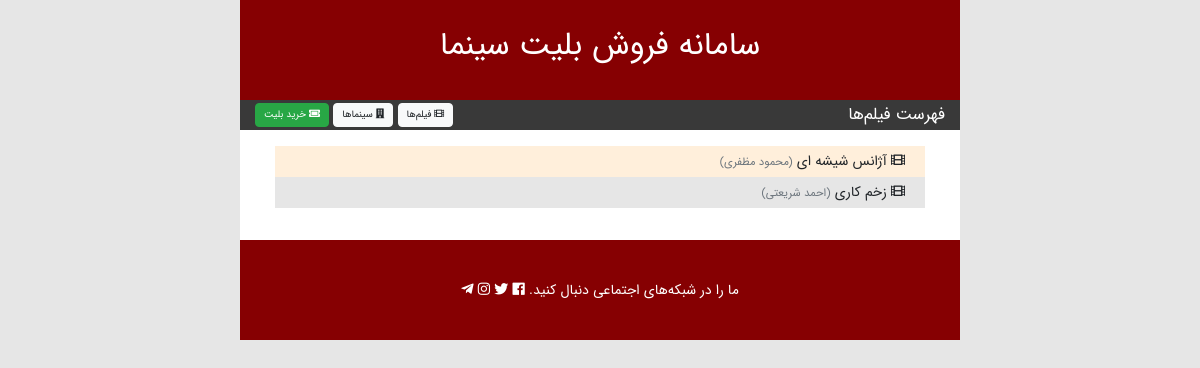
The page /ticketing/movies/ on the database its author committed.
### ticketing/models.py (models this page shows)
class Movie(models.Model):
    name = models.CharField(verbose_name='عنوان', max_length=100, null=True, blank=True)
    director = models.CharField(verbose_name='کارگردان', max_length=50, null=True, blank=True)
    year = models.IntegerField(verbose_name='سال تولید', null=True, blank=True)
    length = models.IntegerField(verbose_name='مدت زمان', null=True, blank=True)
    description = models.TextField(verbose_name='توضیحات', null=True, blank=True)
    poster = models.ImageField(verbose_name='پوستر', upload_to='movie_poster/', null=True)
    class Meta:
        verbose_name = 'فیلم'
        verbose_name_plural = 'فیلم'
    def __str__(self):
        return self.name

### ticketing/views.py (the view)
# urls.py: path('movies/', views.movie_list, name='movie_list'),
def movie_list(request):
    movies = Movie.objects.all()
    context = {
        'movies': movies
    }
    return render(request, 'ticketing/movie_list.html', context)

### ticketing/templates/ticketing/movie_list.html (shortened to what this page needs)
{% extends "ticketing/base.html" %}
{% load static %}
{% block toolbar_title %}
    فهرست فیلم‌ها
{% endblock %}
{% block main_content %}
    <div class="row">
        <div class="col py-3">
            {% if movies %}
                <ul class="item-list">
                    {% for movie in movies %}
                        <li>
                            <a href="{% url 'ticketing:movie_detail' movie.id %}">
                                <i class="fas fa-film"></i>
                                {{ movie }}
                                <small class="text-muted">
                                    ({{ movie.director }})
                                </small>
                            </a>
                        </li>
                    {% endfor %}
                </ul>
            {% else %}
                <div class="alert alert-danger">
                    در حال حاضر هیچ فیلمی برای نمایش وجود ندارد.
                </div>
            {% endif %}
        </div>
    </div>
{% endblock %}

### ticketing/static/ticketing/styles/main.css (style rules this page uses)
body { direction: rtl; text-align: right; font-family: IRANSansWeb; font-size: 14px !important; margin: 0; background-color: #e6e6e6; }
ul.item-list { padding: 0 20px; }
ul.item-list > li { list-style: none; padding: 5px 20px; background-color: #ffefdb; }
ul.item-list > li:nth-child(2n) { background-color: #e6e6e6; }
ul.item-list > li > a { display: block; text-decoration: none; color: inherit; }

### rows shown on the page
Movie: name "آژانس شیشه ای", director "محمود مظفری"
Movie: name "زخم کاری", director "احمد شریعتی"
